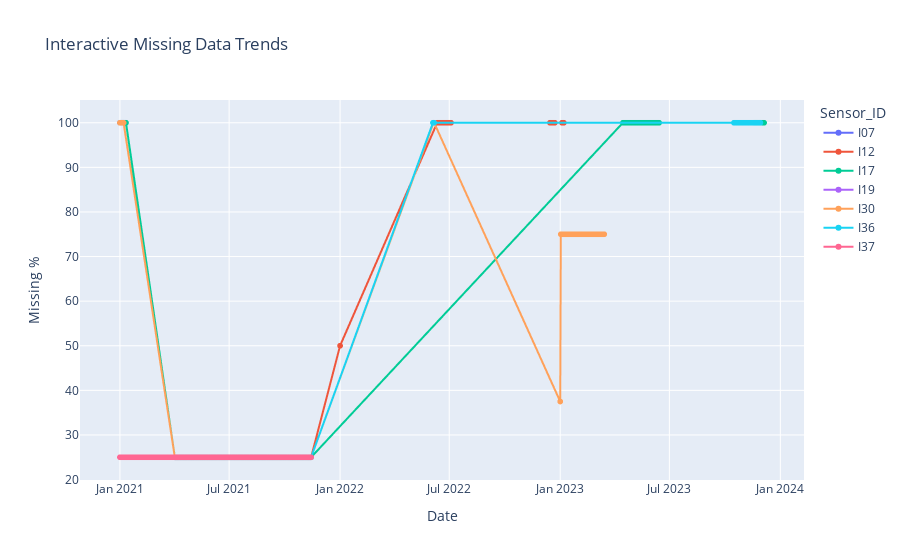

Write notebook code for a chart like this one.
### Code cell
import plotly.express as px

fig = px.line(
    df_missing_values_per_date, 
    x='Date', 
    y='Missing Cell Percentage (%)', 
    color='Sensor_ID', 
    markers=True, 
    title='Interactive Missing Data Trends',
    labels={'Missing Cell Percentage (%)': 'Missing %'}
)
fig.show()

### Figure 1 — Plotly figure (JSON) as saved in the notebook; plotly's stock layout.template omitted (floating-point values rounded to 4 significant figures; data arrays with more than 128 entries replaced by an {"elided": "..."} marker saying what was removed)
{"data": [{"hovertemplate": "Sensor_ID=I07<br>Date=%{x}<br>Missing %=%{y}<extra></extra>", "legendgroup": "I07", "line": {"color": "#636efa", "dash": "solid"}, "marker": {"symbol": "circle"}, "mode": "lines+markers", "name": "I07", "showlegend": true, "type": "scattergl", "x": {"elided": "238 str values"}, "xaxis": "x", "y": {"elided": "238 int values"}, "yaxis": "y"}, {"hovertemplate": "Sensor_ID=I12<br>Date=%{x}<br>Missing %=%{y}<extra></extra>", "legendgroup": "I12", "line": {"color": "#EF553B", "dash": "solid"}, "marker": {"symbol": "circle"}, "mode": "lines+markers", "name": "I12", "showlegend": true, "type": "scattergl", "x": {"elided": "265 str values"}, "xaxis": "x", "y": {"elided": "265 int values"}, "yaxis": "y"}, {"hovertemplate": "Sensor_ID=I17<br>Date=%{x}<br>Missing %=%{y}<extra></extra>", "legendgroup": "I17", "line": {"color": "#00cc96", "dash": "solid"}, "marker": {"symbol": "circle"}, "mode": "lines+markers", "name": "I17", "showlegend": true, "type": "scattergl", "x": {"elided": "317 str values"}, "xaxis": "x", "y": {"elided": "317 int values"}, "yaxis": "y"}, {"hovertemplate": "Sensor_ID=I19<br>Date=%{x}<br>Missing %=%{y}<extra></extra>", "legendgroup": "I19", "line": {"color": "#ab63fa", "dash": "solid"}, "marker": {"symbol": "circle"}, "mode": "lines+markers", "name": "I19", "showlegend": true, "type": "scattergl", "x": {"elided": "236 str values"}, "xaxis": "x", "y": {"elided": "236 int values"}, "yaxis": "y"}, {"hovertemplate": "Sensor_ID=I30<br>Date=%{x}<br>Missing %=%{y}<extra></extra>", "legendgroup": "I30", "line": {"color": "#FFA15A", "dash": "solid"}, "marker": {"symbol": "circle"}, "mode": "lines+markers", "name": "I30", "showlegend": true, "type": "scattergl", "x": {"elided": "310 str values"}, "xaxis": "x", "y": {"elided": "310 float values"}, "yaxis": "y"}, {"hovertemplate": "Sensor_ID=I36<br>Date=%{x}<br>Missing %=%{y}<extra></extra>", "legendgroup": "I36", "line": {"color": "#19d3f3", "dash": "solid"}, "marker": {"symbol": "circle"}, "mode": "lines+markers", "name": "I36", "showlegend": true, "type": "scattergl", "x": {"elided": "275 str values"}, "xaxis": "x", "y": {"elided": "275 int values"}, "yaxis": "y"}, {"hovertemplate": "Sensor_ID=I37<br>Date=%{x}<br>Missing %=%{y}<extra></extra>", "legendgroup": "I37", "line": {"color": "#FF6692", "dash": "solid"}, "marker": {"symbol": "circle"}, "mode": "lines+markers", "name": "I37", "showlegend": true, "type": "scattergl", "x": {"elided": "318 str values"}, "xaxis": "x", "y": {"elided": "318 int values"}, "yaxis": "y"}], "layout": {"legend": {"title": {"text": "Sensor_ID"}, "tracegroupgap": 0}, "title": {"text": "Interactive Missing Data Trends"}, "xaxis": {"anchor": "y", "domain": [0, 1], "title": {"text": "Date"}}, "yaxis": {"anchor": "x", "domain": [0, 1], "title": {"text": "Missing %"}}}}
